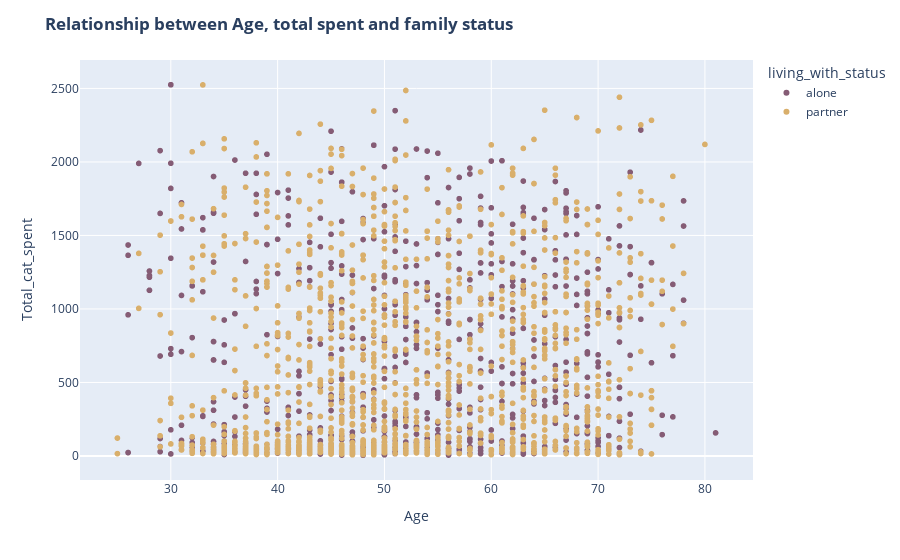

Notebook cell for this chart:
### Code cell
fig = px.scatter(df, x="age", y="total_cat_spent", color="living_with_status",
                 color_discrete_sequence=px.colors.qualitative.Antique)

fig.update_layout(
    title="<b>Relationship between Age, total spent and family status",
    xaxis_title="Age",
    yaxis_title="Total_cat_spent",
)

fig.show()

### Figure 1 — Plotly figure (JSON) as saved in the notebook; plotly's stock layout.template omitted (floating-point values rounded to 4 significant figures; data arrays with more than 128 entries replaced by an {"elided": "..."} marker saying what was removed)
{"data": [{"hovertemplate": "living_with_status=alone<br>age=%{x}<br>total_cat_spent=%{y}<extra></extra>", "legendgroup": "alone", "marker": {"color": "rgb(133, 92, 117)", "symbol": "circle"}, "mode": "markers", "name": "alone", "showlegend": true, "type": "scattergl", "x": {"elided": "794 int values"}, "xaxis": "x", "y": {"elided": "794 int values"}, "yaxis": "y"}, {"hovertemplate": "living_with_status=partner<br>age=%{x}<br>total_cat_spent=%{y}<extra></extra>", "legendgroup": "partner", "marker": {"color": "rgb(217, 175, 107)", "symbol": "circle"}, "mode": "markers", "name": "partner", "showlegend": true, "type": "scattergl", "x": {"elided": "1442 int values"}, "xaxis": "x", "y": {"elided": "1442 int values"}, "yaxis": "y"}], "layout": {"legend": {"title": {"text": "living_with_status"}, "tracegroupgap": 0}, "margin": {"t": 60}, "title": {"text": "<b>Relationship between Age, total spent and family status"}, "xaxis": {"anchor": "y", "domain": [0, 1], "title": {"text": "Age"}}, "yaxis": {"anchor": "x", "domain": [0, 1], "title": {"text": "Total_cat_spent"}}}}
